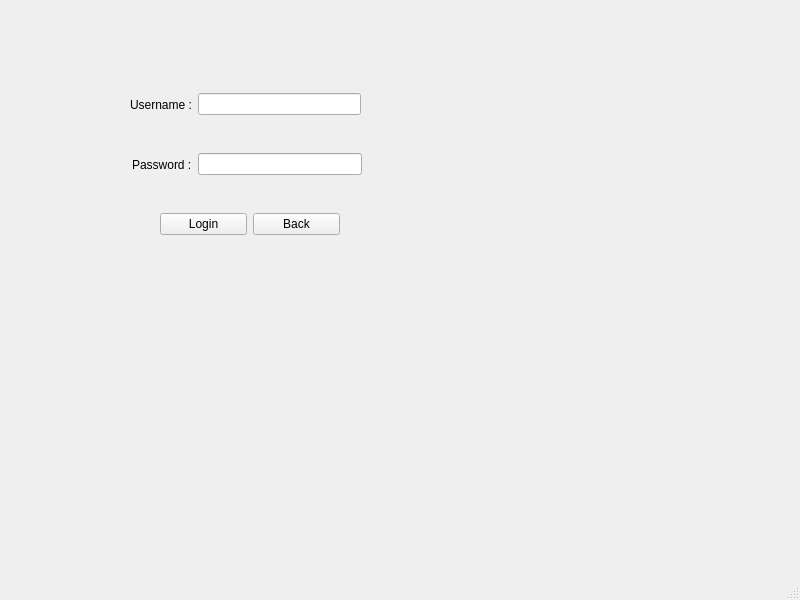
<?xml version="1.0" encoding="UTF-8"?>
<ui version="4.0">
 <class>login</class>
 <widget class="QMainWindow" name="login">
  <property name="geometry">
   <rect>
    <x>0</x>
    <y>0</y>
    <width>800</width>
    <height>600</height>
   </rect>
  </property>
  <property name="windowTitle">
   <string>MainWindow</string>
  </property>
  <widget class="QWidget" name="centralwidget">
   <widget class="QWidget" name="layoutWidget">
    <property name="geometry">
     <rect>
      <x>160</x>
      <y>210</y>
      <width>180</width>
      <height>29</height>
     </rect>
    </property>
    <layout class="QHBoxLayout" name="horizontalLayout">
     <item>
      <widget class="QPushButton" name="login_loginpg">
       <property name="text">
        <string>Login</string>
       </property>
      </widget>
     </item>
     <item>
      <widget class="QPushButton" name="pushButton">
       <property name="text">
        <string>Back</string>
       </property>
      </widget>
     </item>
    </layout>
   </widget>
   <widget class="QWidget" name="layoutWidget">
    <property name="geometry">
     <rect>
      <x>132</x>
      <y>150</y>
      <width>230</width>
      <height>29</height>
     </rect>
    </property>
    <layout class="QHBoxLayout" name="horizontalLayout_2">
     <item>
      <widget class="QLabel" name="label_2">
       <property name="text">
        <string>Password :</string>
       </property>
      </widget>
     </item>
     <item>
      <widget class="QLineEdit" name="password">
       <property name="text">
        <string/>
       </property>
       <property name="echoMode">
        <enum>QLineEdit::Password</enum>
       </property>
      </widget>
     </item>
    </layout>
   </widget>
   <widget class="QWidget" name="layoutWidget">
    <property name="geometry">
     <rect>
      <x>130</x>
      <y>90</y>
      <width>231</width>
      <height>29</height>
     </rect>
    </property>
    <layout class="QHBoxLayout" name="horizontalLayout_3">
     <item>
      <widget class="QLabel" name="label">
       <property name="text">
        <string>Username :</string>
       </property>
      </widget>
     </item>
     <item>
      <widget class="QLineEdit" name="user_name">
       <property name="text">
        <string/>
       </property>
      </widget>
     </item>
    </layout>
   </widget>
   <widget class="QLabel" name="label_3">
    <property name="geometry">
     <rect>
      <x>130</x>
      <y>50</y>
      <width>221</width>
      <height>31</height>
     </rect>
    </property>
    <property name="text">
     <string/>
    </property>
   </widget>
   <widget class="QLabel" name="label_4">
    <property name="geometry">
     <rect>
      <x>200</x>
      <y>310</y>
      <width>151</width>
      <height>151</height>
     </rect>
    </property>
    <property name="text">
     <string/>
    </property>
   </widget>
  </widget>
  <widget class="QMenuBar" name="menubar">
   <property name="geometry">
    <rect>
     <x>0</x>
     <y>0</y>
     <width>800</width>
     <height>25</height>
    </rect>
   </property>
  </widget>
  <widget class="QStatusBar" name="statusbar"/>
 </widget>
 <resources/>
 <connections/>
</ui>
